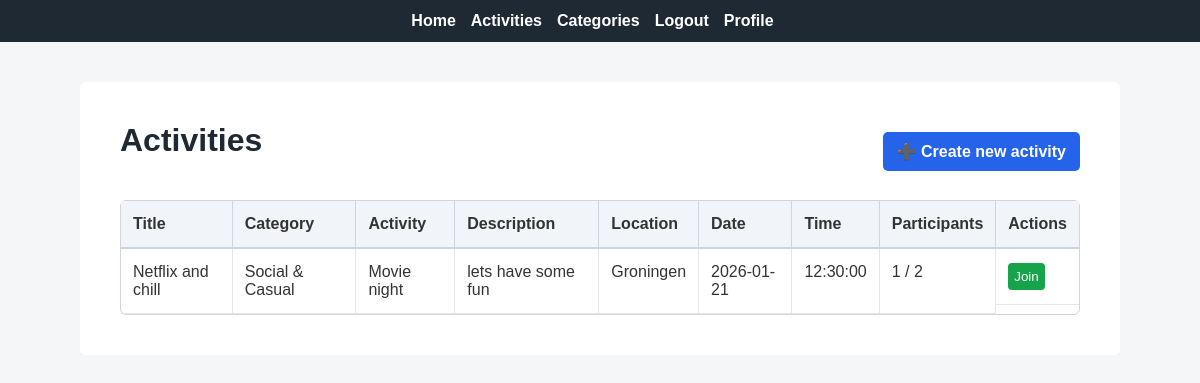
Before: /activities (signed in) with the older database file.
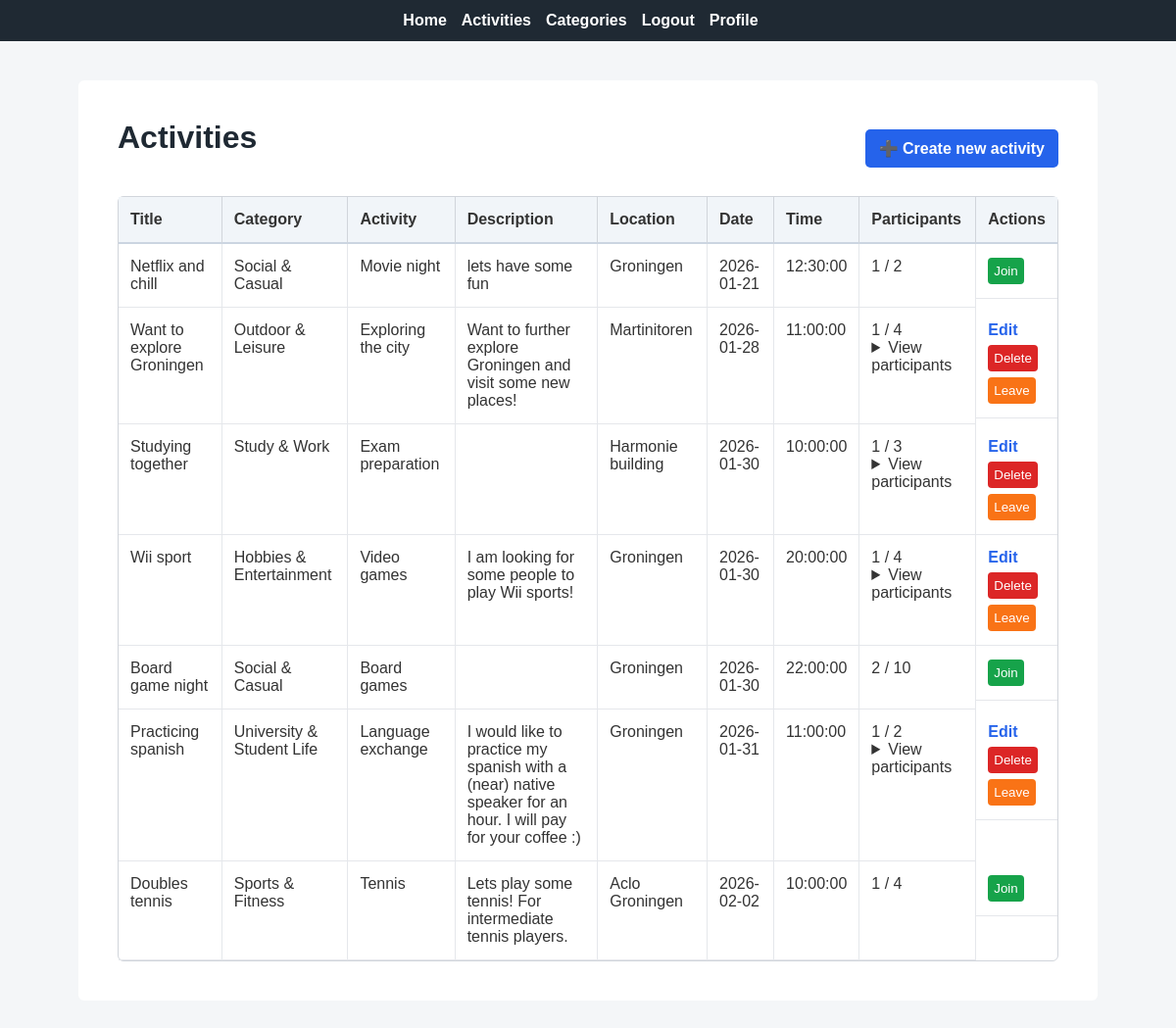
After: the same page with the newer database file.
### app/models.py (models this page shows, shortened)
class PaginatedAPIMixin(object):
    @staticmethod
    def to_collection_dict(query, page, per_page, endpoint, **kwargs):
        resources = db.paginate(query, page=page, per_page=per_page,
                                error_out=False)
        data = {
            'items': [item.to_dict() for item in resources.items],
            '_meta': {
                'page': page,
                'per_page': per_page,
                'total_pages': resources.pages,
                'total_items': resources.total
            },
            '_links': {
                'self': url_for(endpoint, page=page, per_page=per_page,
                                **kwargs),
                'next': url_for(endpoint, page=page + 1, per_page=per_page,
                                **kwargs) if resources.has_next else None,
                'prev': url_for(endpoint, page=page - 1, per_page=per_page,
                                **kwargs) if resources.has_prev else None
            }
        }
        return data

class Activity(PaginatedAPIMixin, db.Model):
    __tablename__ = 'activities'
    id = db.Column(db.Integer, primary_key=True)
    title = db.Column(db.String(200), nullable=False)
    description = db.Column(db.Text)
    location = db.Column(db.String(255), nullable=False)
    activity_date = db.Column(db.Date, nullable=False)
    activity_time = db.Column(db.Time, nullable=False)
    max_participants = db.Column(db.Integer, default=10)
    creator_id = db.Column(db.Integer, db.ForeignKey('users.id'), nullable=False)
    category_id = db.Column(db.Integer, db.ForeignKey('categories.id'), nullable=False)
    activity_type_id = db.Column(db.Integer, db.ForeignKey('activity_types.id'), nullable=False)
    created_at = db.Column(db.DateTime, default=datetime.now(timezone.utc))
    updated_at = db.Column(db.DateTime, default=datetime.now(timezone.utc), onupdate=datetime.now(timezone.utc))
    creator = db.relationship('Users', backref='activities_created')
    category = db.relationship('Category', backref='activities')
    activity_type = db.relationship('ActivityType', backref='activities')
    def get_category(self):
        return Category.query.get(self.category_id)
    def get_activity_type(self):
        return ActivityType.query.get(self.activity_type_id)
    def get_participant_count(self):
        return ActivityParticipant.query.filter_by(activity_id=self.id).count()
    def is_full(self):
        return self.get_participant_count() >= self.max_participants
    def has_user_joined(self, user_id):
        return ActivityParticipant.query.filter_by(
            activity_id=self.id,
            user_id=user_id
        ).first() is not None
    def get_participants(self):
        participants = ActivityParticipant.query.filter_by(activity_id=self.id).all()
        return [participant.get_user() for participant in participants]

class Category(db.Model):
    __tablename__ = 'categories'
    id = db.Column(db.Integer, primary_key=True)
    name = db.Column(db.String(100), unique=True, nullable=False)
    description = db.Column(db.Text)
    created_at = db.Column(db.DateTime, default=datetime.now(timezone.utc))
    activity_types = db.relationship('ActivityType', backref='category', lazy='dynamic')

class ActivityType(db.Model):
    __tablename__ = 'activity_types'
    id = db.Column(db.Integer, primary_key=True)
    name = db.Column(db.String(100), nullable=False)
    category_id = db.Column(db.Integer, db.ForeignKey('categories.id'), nullable=False)
    created_at = db.Column(db.DateTime, default=datetime.now(timezone.utc))
    __table_args__ = (
        db.UniqueConstraint('name', 'category_id', name='unique_type_per_category'),
    )

### app/routes.py (the view)
@app.route("/activities")
@login_required
def activities():
    now = datetime.now()
    current_date = now.date()
    current_time = now.time()
    all_activities = Activity.query.all()
    activities = [
        activity for activity in all_activities
        if (activity.activity_date > current_date) or
           (activity.activity_date == current_date and activity.activity_time > current_time)
    ]
    activities.sort(key=lambda x: (x.activity_date, x.activity_time))
    return render_template("activities.html", activities=activities)

### app/models.py (called while the page is built)
@login.user_loader
def load_user(id):
    return db.session.get(Users, int(id))

    def get_user(self):
        return Users.query.get(self.user_id)

### app/routes.py (called while the page is built)
@app.before_request
def before_request():
    if current_user.is_authenticated:
        current_user.last_seen = datetime.now(timezone.utc)
        db.session.commit()

### app/templates/activities.html (shortened to what this page needs)
{% extends "base.html" %}
{% block content %}
<div class="activities-page">
    <div class="activities-header">
        <h1>Activities</h1>
        <a class="btn-create" href="{{ url_for('create_activity') }}">
            ➕ Create new activity
        </a>
    </div>
    {% if activities %}
    <table class="activities-table">
        <thead>
            <tr>
                <th>Title</th>
                <th>Category</th>
                <th>Activity</th>
                <th>Description</th>
                <th>Location</th>
                <th>Date</th>
                <th>Time</th>
                <th>Participants</th>
                <th>Actions</th>
            </tr>
        </thead>
        <tbody>
            {% for activity in activities %}
            <tr>
                <td>{{ activity.title }}</td>
                <td>{{ activity.get_category().name }}</td>
                <td>{{ activity.get_activity_type().name }}</td>
                <td>{{ activity.description }}</td>
                <td>{{ activity.location }}</td>
                <td>{{ activity.activity_date }}</td>
                <td>{{ activity.activity_time }}</td>
                <td class="participants-cell">
                    {{ activity.get_participant_count() }} / {{ activity.max_participants }}
                    {% if activity.has_user_joined(current_user.id) and activity.get_participant_count() > 0 %}
                        <details class="participants-details">
                            <summary>View participants</summary>
                        </details>
                    {% endif %}
                </td>
                <td class="actions">
                    {% if activity.creator_id == current_user.id %}
                        <a href="{{ url_for('edit_activity', id=activity.id) }}" class="btn-edit">
                            Edit
                        </a>
                        <form method="POST" action="{{ url_for('delete_activity', id=activity.id) }}">
                            <button class="btn-delete" type="submit">Delete</button>
                        </form>
                    {% endif %}
                    {% if activity.has_user_joined(current_user.id) %}
                        <form method="POST" action="{{ url_for('leave_activity', id=activity.id) }}">
                            <button class="btn-leave" type="submit">Leave</button>
                        </form>
                    {% elif not activity.is_full() %}
                        <form method="POST" action="{{ url_for('join_activity', id=activity.id) }}">
                            <button class="btn-join" type="submit">Join</button>
                        </form>
                    {% else %}
                        <span class="full-label">Full</span>
                    {% endif %}
                </td>
            </tr>
            {% endfor %}
        </tbody>
    </table>
    {% else %}
        <p>No activities yet.</p>
    {% endif %}
</div>
{% endblock %}

### app/templates/base.html (shortened to what this page needs)
<!DOCTYPE html>
<html lang="en">
<head>
    <link rel="stylesheet" href="{{ url_for('static', filename='css/style.css') }}">
</head>
<body>
<nav>
    <a href="/">Home</a>
    <a href="/activities">Activities</a>
    <a href="/categories">Categories</a>
    {% if current_user.is_anonymous %}
      <a href="{{ url_for('login') }}">Login</a>
      <a href="/register">Register</a>
      {% else %}
      <a href="{{ url_for('logout') }}">Logout</a>
      <a href="{{url_for('profile', username=current_user.username)}}">Profile</a>
      {% endif %}
</nav>
<main>
    {% block content %}
    {% endblock %}
</main>
</body>
</html>

### app/static/css/style.css (style rules this page uses)
body { font-family: Arial, Helvetica, sans-serif; margin: 0; padding: 0; background-color: #f4f6f8; color: #333; }
main { max-width: 1000px; margin: 40px auto; padding: 20px; background-color: #ffffff; border-radius: 6px; }
nav { background-color: #1f2933; padding: 12px 20px; display: flex; justify-content: center; }
nav a { color: #ffffff; text-decoration: none; margin-right: 15px; font-weight: bold; }
h1 { margin-top: 0; color: #1f2933; }
table { width: 100%; border-collapse: collapse; margin-top: 20px; }
th, td { padding: 10px; text-align: left; }
th { background-color: #f0f2f5; border-bottom: 2px solid #ccc; }
td { border-bottom: 1px solid #e0e0e0; }
button { padding: 6px 10px; border: none; border-radius: 4px; background-color: #2563eb; color: white; cursor: pointer; }
form { display: inline; }
.activities-page { max-width: 1200px; margin: 0 auto; padding: 20px; }
.activities-header { display: flex; justify-content: space-between; align-items: center; margin-bottom: 20px; }
.btn-create { background-color: #2563eb; color: white; padding: 10px 14px; border-radius: 5px; text-decoration: none; font-weight: bold; }
.activities-table { width: 100%; border-collapse: separate; border-spacing: 0; background-color: white; margin-top: 20px; border: 1px solid #d1d5db; border-radius: 6px; overflow: visible; }
.activities-table th { background-color: #f1f5f9; padding: 14px 12px; text-align: left; font-weight: bold; border-right: 1px solid #d1d5db; border-bottom: 2px solid #cbd5e1; }
.activities-table td { padding: 14px 12px; border-right: 1px solid #e5e7eb; border-bottom: 1px solid #e5e7eb; vertical-align: top; }
.activities-table th:last-child, .activities-table td:last-child { border-right: none; }
.actions { display: flex; flex-direction: column; gap: 6px; }
.btn-edit { color: #2563eb; font-weight: bold; text-decoration: none; }
.btn-delete { background-color: #dc2626; color: white; border: none; padding: 6px; border-radius: 4px; cursor: pointer; }
.btn-join { background-color: #16a34a; color: white; border: none; padding: 6px; border-radius: 4px; cursor: pointer; }
.btn-leave { background-color: #f97316; color: white; border: none; padding: 6px; border-radius: 4px; cursor: pointer; }

Changed rows visible on the page:
added Activity: title "Want to explore Groningen", get_category "Outdoor & Leisure", get_activity_type "Exploring the city", description "Want to further explore Groningen and visit some new places!", location "Martinitoren", activity_date "2026-01-28", activity_time "11:00:00", get_participant_count "1", max_participants "4"
added Activity: title "Studying together", get_category "Study & Work", get_activity_type "Exam preparation", location "Harmonie building", activity_date "2026-01-30", activity_time "10:00:00", get_participant_count "1", max_participants "3"
added Activity: title "Wii sport", get_category "Hobbies & Entertainment", get_activity_type "Video games", description "I am looking for some people to play Wii sports!", location "Groningen", activity_date "2026-01-30", activity_time "20:00:00", get_participant_count "1", max_participants "4"
now on this page (row edited): Activity: title "Board game night", get_category "Social & Casual", get_activity_type "Board games", location "Groningen", activity_date "2026-01-30", activity_time "22:00:00", get_participant_count "2", max_participants "10"
added Activity: title "Practicing spanish", get_category "University & Student Life", get_activity_type "Language exchange", description "I would like to practice my spanish with a (near) native speaker for an hour. I will pay for your coffee :)", location "Groningen", activity_date "2026-01-31", activity_time "11:00:00", get_participant_count "1", max_participants "2"
added Activity: title "Doubles tennis", get_category "Sports & Fitness", get_activity_type "Tennis", description "Lets play some tennis! For intermediate tennis players.", location "Aclo Groningen", activity_date "2026-02-02", activity_time "10:00:00", get_participant_count "1", max_participants "4"
